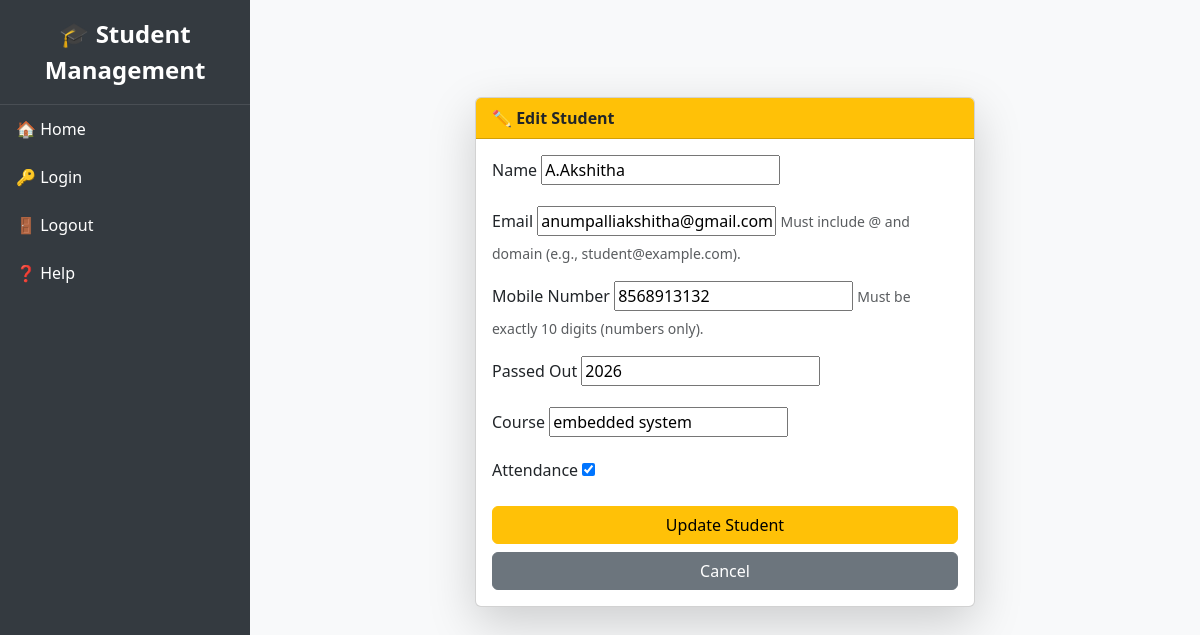
Screenshot of /edit/4/ (signed in) with the database file from the repository.
### students/models.py (models this page shows, shortened)
class Student(models.Model):
    name = models.CharField(max_length=100)
    email = models.EmailField(unique=True)
    mobile = models.CharField(max_length=15)
    passed_out = models.IntegerField()
    course = models.CharField(max_length=100)
    is_present = models.BooleanField(default=False)

### students/views.py (the view)
# urls.py: path('edit/<int:id>/', views.edit_student, name='edit_student'),
@login_required
def edit_student(request, id):
    student = get_object_or_404(Student, id=id)
    if request.method == "POST":
        form = StudentForm(request.POST, instance=student)
        if form.is_valid():
            form.save()
            messages.success(request, "✅ Student updated successfully!")
            return redirect("home")
    else:
        form = StudentForm(instance=student)
    return render(request, "students/edit_student.html", {"form": form})

### students/forms.py
class StudentForm(forms.ModelForm):
    class Meta:
        model = Student
        fields = ['name', 'email', 'mobile', 'passed_out', 'course', 'is_present']

### students/templates/students/edit_student.html (shortened to what this page needs)
{% extends 'students/base.html' %}
{% block content %}
<div class="d-flex justify-content-center align-items-center" style="min-height: 80vh;">
  <div class="card shadow-lg" style="width: 500px;">
    <div class="card-header bg-warning text-dark fw-bold">
      ✏️ Edit Student
    </div>
    <div class="card-body">
      <form method="post">
        <div class="mb-3">
          <label class="form-label">Name</label>
          {{ form.name }}
        </div>
        <div class="mb-3">
          <label class="form-label">Email</label>
          {{ form.email }}
          <small class="form-text text-muted">
            Must include @ and domain (e.g., student@example.com).
          </small>
        </div>
        <div class="mb-3">
          <label class="form-label">Mobile Number</label>
          {{ form.mobile }}
          <small class="form-text text-muted">
            Must be exactly 10 digits (numbers only).
          </small>
        </div>
        <div class="mb-3">
          <label class="form-label">Passed Out</label>
          {{ form.passed_out }}
        </div>
        <div class="mb-3">
          <label class="form-label">Course</label>
          {{ form.course }}
        </div>
        <div class="mb-3">
          <label class="form-label">Attendance</label>
          {{ form.is_present }}
        </div>
        <button type="submit" class="btn btn-warning w-100">Update Student</button>
        <a href="{% url 'home' %}" class="btn btn-secondary w-100 mt-2">Cancel</a>
      </form>
    </div>
  </div>
</div>
{% endblock %}

### students/templates/students/base.html (style rules this page uses)
body { display: flex; min-height: 100vh; margin: 0; }

### rows the page displays
Student: name "A.Akshitha", email "anumpalliakshitha@gmail.com", mobile "8568913132", passed_out "2026", course "embedded system", is_present "☑"
